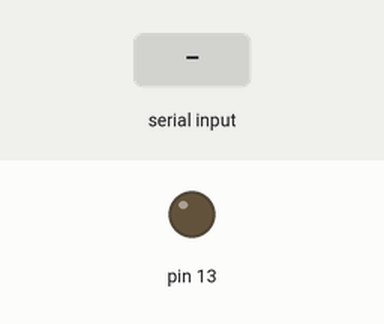
A sketch run on a simulated Arduino Uno, built with avr-gcc and run on an emulated ATmega328P. On the bench: output pins drawn as LEDs (lit = HIGH). The inputs (shaded band) are chosen by the test bench.

Above: at 1.2 s.
1.3 s: "a" received over Serial
At 2.3 s:
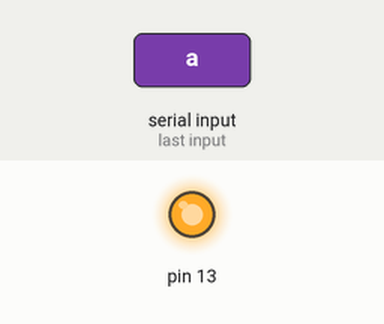
2.8 s: "s" received over Serial
At 3.4 s:
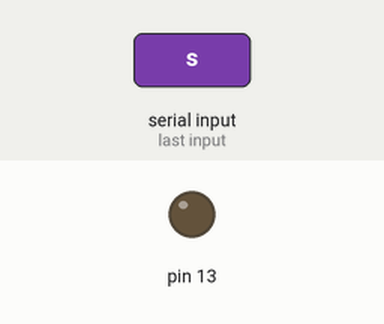
Timing chart, 0 to 5.8 s (numbered marks = the images above; inputs shaded):
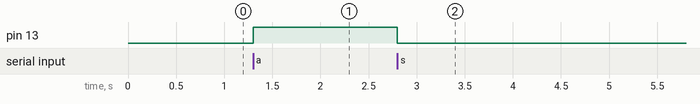

The sketch:

109-pythonled.ino
```cpp
void setup() {
  Serial.begin(9600);
  pinMode(13, OUTPUT);
}

void loop() {
  char comando = Serial.read();
  if (comando == 'a') {
    digitalWrite(13, HIGH);
  }
  if (comando == 's') {
    digitalWrite(13, LOW);
  }
}
```

Measured:
- after the input at 1.3 s, pin 13: LOW → HIGH at once
- after the input at 2.8 s, pin 13: HIGH → LOW at once
